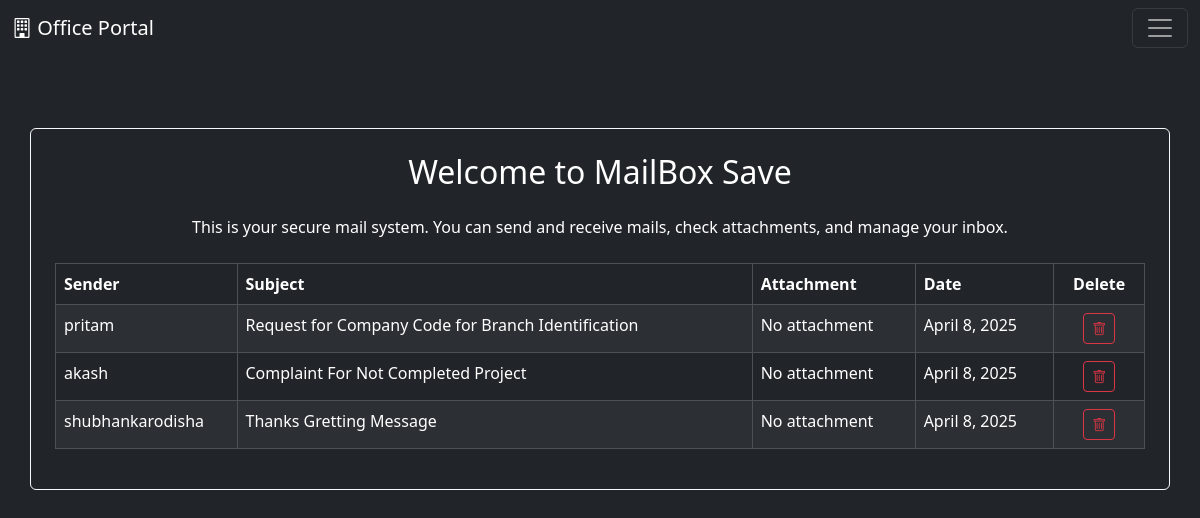
/save-mail/ (signed in), run on an earlier commit of the app's database.
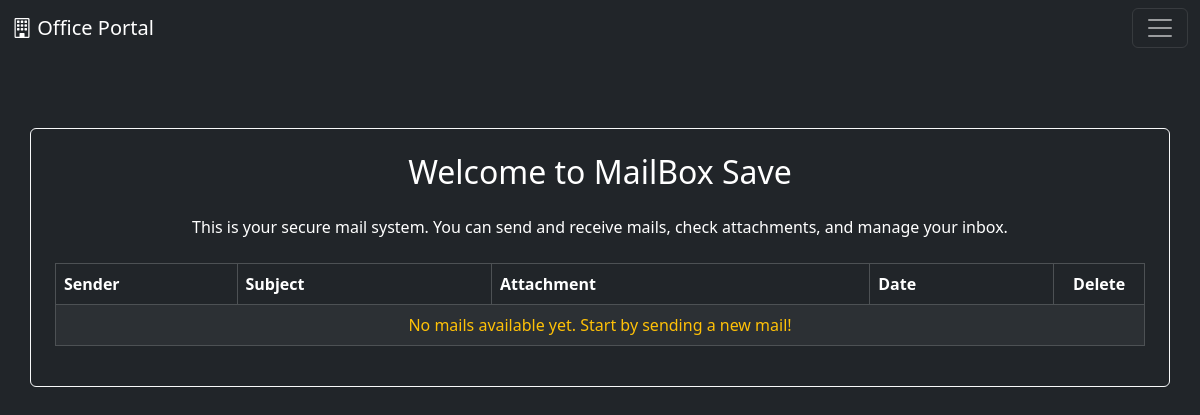
And on a later commit of the database.
### home/models.py (models this page shows, shortened)
class SaveDatasM(models.Model):
    names = models.ForeignKey(User, on_delete=models.CASCADE)
    savemail_data = models.CharField(max_length=100)
    user_name = models.CharField(max_length=500)
    subject = models.CharField(max_length=1000)
    text = models.CharField(max_length=5000)
    files = models.FileField(upload_to='pdf/', blank=True, null=True)
    text_time = models.DateField(default=timezone.now)

### home/views.py (the view)
# urls.py: path('save-mail/', views.saveMailPageFunction, name='SaveMail'),
def saveMailPageFunction(request):
    mails = SaveDatasM.objects.filter(names = request.user.id)
    context = {
        'mails' : mails,
        'Check' : '3',
    }
    return render(request, 'saveMail.html', context)

### templates/saveMail.html (shortened to what this page needs)
{% extends 'base.html' %}
{% block body %}
<div class="container mt-5 border border-light rounded p-4 bg-dark text-white" style="position: relative; top: 10vh;">
    <h2 class="text-center mb-4">Welcome to MailBox Save</h2>
    <p class="text-center text-white">This is your secure mail system. You can send and receive mails, check attachments, and manage your inbox.</p>
    <table class="table table-bordered table-striped table-dark mt-4">
        <thead>
            <tr>
                <th class="col-2">Sender</th>
                <th>Subject</th>
                <th>Attachment</th>
                <th>Date</th>
                <th class="col-1 text-center">Delete</th>
            </tr>
        </thead>
        <tbody>
            {% if mails %}
                {% for mail in mails %}
                    <tr>
                        <td>{{ mail.user_name|truncatechars:20 }}</td>
                        <td><a class="a-none" href="{% url 'MailOpen' mail.savemail_data Check %}">{{ mail.subject|truncatechars:60 }}</a></td>
                        <td>
                            {% if mail.files %}
                                <a href="/media/{{ mail.files }}" target="_blank" class="text-warning text-decoration-none">Download PDF</a>
                            {% else %}
                                No attachment
                            {% endif %}
                        </td>
                        <td>{{ mail.text_time }}</td>
                        <td class="text-center">
                            <a href="{% url 'DeleteMessage' mail.savemail_data 2 %}" class="btn btn-sm btn-outline-danger" title="Delete">
                                <i class="bi bi-trash"></i>
                            </a>
                        </td>
                    </tr>
                {% endfor %}
            {% else %}
                <tr>
                    <td colspan="5" class="text-center text-warning">No mails available yet. Start by sending a new mail!</td>
                </tr>
            {% endif %}
        </tbody>
    </table>
</div>
{% endblock %}

### templates/base.html (shortened to what this page needs)
<!DOCTYPE html>
<html lang="en">
<head>
    <link href="https://cdn.jsdelivr.net/npm/bootstrap@5.3.3/dist/css/bootstrap.min.css" rel="stylesheet">
    <link href="https://cdn.jsdelivr.net/npm/bootstrap-icons@1.10.5/font/bootstrap-icons.css" rel="stylesheet">
</head>
<body class="bg-dark">
    {% include 'navbar.html' %}
      {% block body %}
      {% endblock %}
</body>
</html>

### templates/navbar.html (shortened to what this page needs)
<nav class="navbar navbar-dark bg-dark fixed-top">
  <div class="container-fluid">
    <a class="navbar-brand" href="{% url 'home' %}"><i class="bi bi-building"></i> Office Portal</a>
    <button class="navbar-toggler" type="button" data-bs-toggle="offcanvas" data-bs-target="#offcanvasDarkNavbar" aria-controls="offcanvasDarkNavbar" aria-label="Toggle navigation">
      <span class="navbar-toggler-icon"></span>
    </button>
  </div>
</nav>

What changed in the data, as far as the page shows it:
removed SaveDatasM: user_name "pritam", subject "Request for Company Code for Branch Identification", files "No attachment", text_time "April 8, 2025"
removed SaveDatasM: user_name "akash", subject "Complaint For Not Completed Project", files "No attachment", text_time "April 8, 2025"
removed SaveDatasM: user_name "shubhankarodisha", subject "Thanks Gretting Message", files "No attachment", text_time "April 8, 2025"
Also different on the page:
text now shown: "No mails available yet. Start by sending a new mail!"
